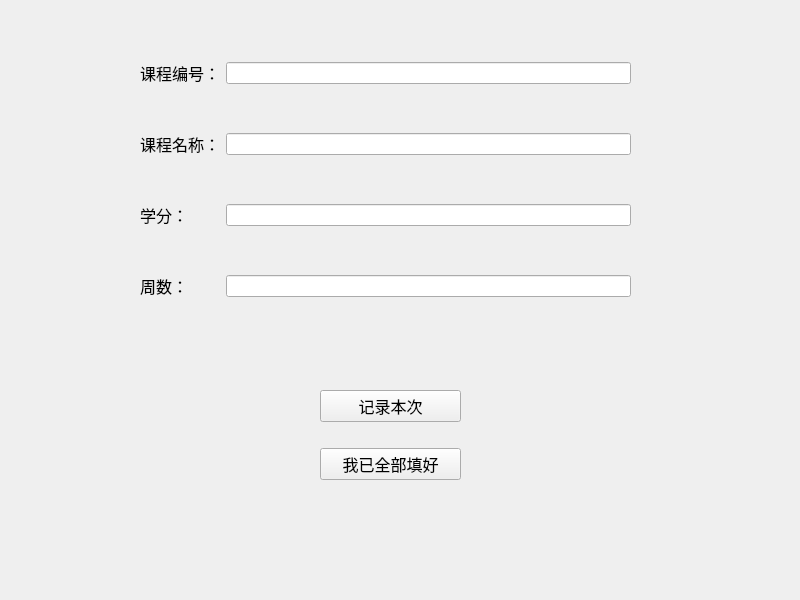
<?xml version="1.0" encoding="UTF-8"?>
<ui version="4.0">
 <class>Manual</class>
 <widget class="QWidget" name="Manual">
  <property name="geometry">
   <rect>
    <x>0</x>
    <y>0</y>
    <width>800</width>
    <height>600</height>
   </rect>
  </property>
  <property name="windowTitle">
   <string>Form</string>
  </property>
  <widget class="QLabel" name="msg_lable">
   <property name="geometry">
    <rect>
     <x>550</x>
     <y>410</y>
     <width>201</width>
     <height>111</height>
    </rect>
   </property>
   <property name="font">
    <font>
     <pointsize>12</pointsize>
    </font>
   </property>
   <property name="text">
    <string/>
   </property>
   <property name="wordWrap">
    <bool>true</bool>
   </property>
  </widget>
  <widget class="QWidget" name="layoutWidget">
   <property name="geometry">
    <rect>
     <x>140</x>
     <y>20</y>
     <width>491</width>
     <height>321</height>
    </rect>
   </property>
   <layout class="QVBoxLayout" name="verticalLayout">
    <item>
     <layout class="QHBoxLayout" name="horizontalLayout">
      <item>
       <widget class="QLabel" name="label">
        <property name="font">
         <font>
          <pointsize>12</pointsize>
         </font>
        </property>
        <property name="text">
         <string>课程编号：</string>
        </property>
       </widget>
      </item>
      <item>
       <widget class="QLineEdit" name="id_edit"/>
      </item>
     </layout>
    </item>
    <item>
     <layout class="QHBoxLayout" name="horizontalLayout_2">
      <item>
       <widget class="QLabel" name="label_2">
        <property name="font">
         <font>
          <pointsize>12</pointsize>
         </font>
        </property>
        <property name="text">
         <string>课程名称：</string>
        </property>
       </widget>
      </item>
      <item>
       <widget class="QLineEdit" name="name_edit"/>
      </item>
     </layout>
    </item>
    <item>
     <layout class="QHBoxLayout" name="horizontalLayout_3">
      <item>
       <widget class="QLabel" name="label_3">
        <property name="font">
         <font>
          <pointsize>12</pointsize>
         </font>
        </property>
        <property name="text">
         <string>学分：</string>
        </property>
       </widget>
      </item>
      <item>
       <spacer name="horizontalSpacer">
        <property name="orientation">
         <enum>Qt::Horizontal</enum>
        </property>
        <property name="sizeType">
         <enum>QSizePolicy::Fixed</enum>
        </property>
        <property name="sizeHint" stdset="0">
         <size>
          <width>32</width>
          <height>20</height>
         </size>
        </property>
       </spacer>
      </item>
      <item>
       <widget class="QLineEdit" name="point_edit"/>
      </item>
     </layout>
    </item>
    <item>
     <layout class="QHBoxLayout" name="horizontalLayout_4">
      <item>
       <widget class="QLabel" name="label_4">
        <property name="font">
         <font>
          <pointsize>12</pointsize>
         </font>
        </property>
        <property name="text">
         <string>周数：</string>
        </property>
       </widget>
      </item>
      <item>
       <spacer name="horizontalSpacer_2">
        <property name="orientation">
         <enum>Qt::Horizontal</enum>
        </property>
        <property name="sizeType">
         <enum>QSizePolicy::Fixed</enum>
        </property>
        <property name="sizeHint" stdset="0">
         <size>
          <width>32</width>
          <height>20</height>
         </size>
        </property>
       </spacer>
      </item>
      <item>
       <widget class="QLineEdit" name="week_edit"/>
      </item>
     </layout>
    </item>
   </layout>
  </widget>
  <widget class="QWidget" name="layoutWidget">
   <property name="geometry">
    <rect>
     <x>320</x>
     <y>370</y>
     <width>141</width>
     <height>131</height>
    </rect>
   </property>
   <layout class="QVBoxLayout" name="verticalLayout_2">
    <item>
     <widget class="QPushButton" name="record_button">
      <property name="font">
       <font>
        <pointsize>12</pointsize>
       </font>
      </property>
      <property name="text">
       <string>记录本次</string>
      </property>
     </widget>
    </item>
    <item>
     <widget class="QPushButton" name="submit_button">
      <property name="font">
       <font>
        <pointsize>12</pointsize>
       </font>
      </property>
      <property name="text">
       <string>我已全部填好</string>
      </property>
     </widget>
    </item>
   </layout>
  </widget>
  <widget class="QLabel" name="img">
   <property name="geometry">
    <rect>
     <x>70</x>
     <y>350</y>
     <width>161</width>
     <height>211</height>
    </rect>
   </property>
   <property name="text">
    <string/>
   </property>
  </widget>
 </widget>
 <resources/>
 <connections/>
</ui>
